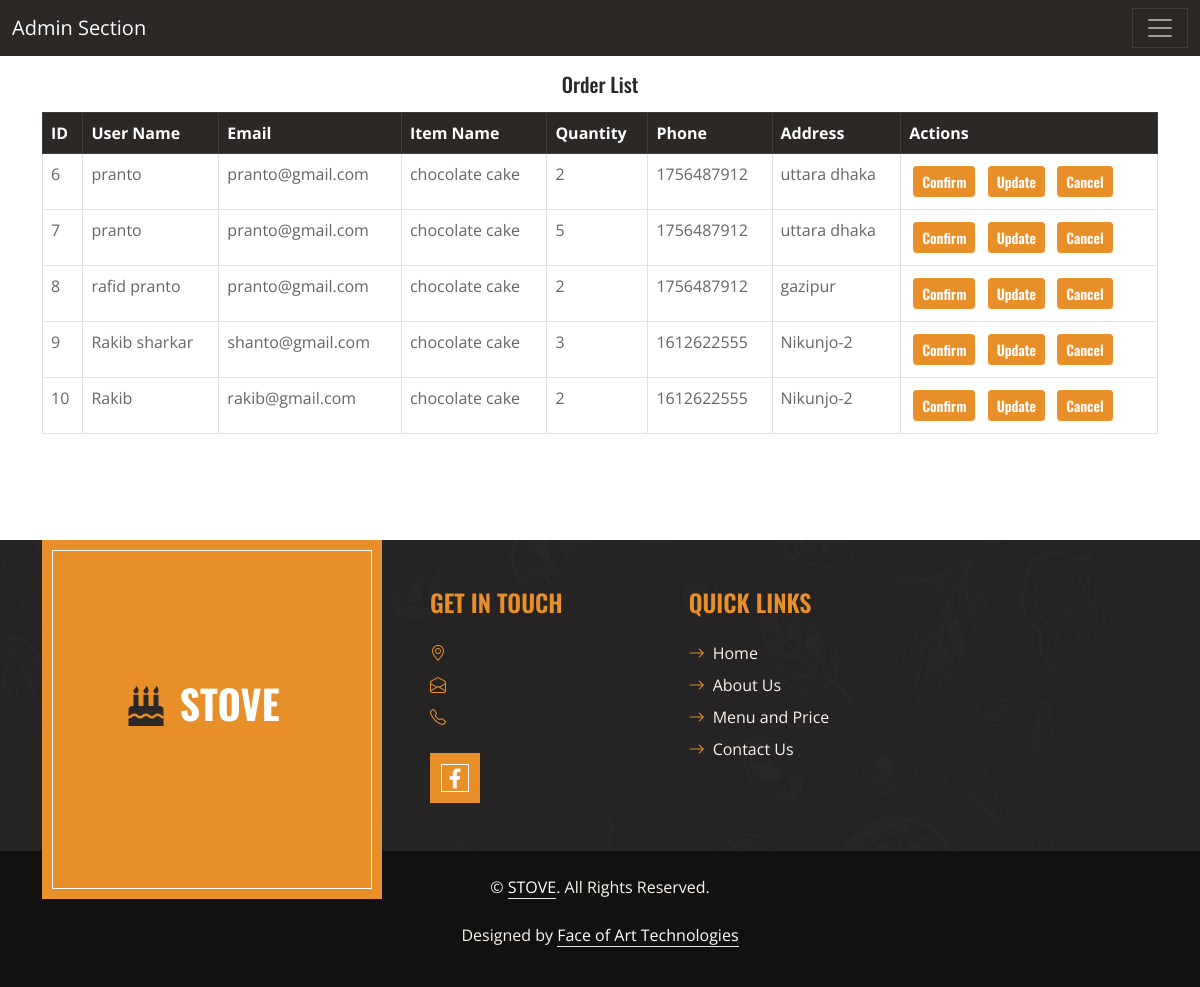
Screenshot of /orderList.php (signed in) with the database file from the repository.
### tables this page shows
CREATE TABLE IF NOT EXISTS `order` (
`orderId` int(11) NOT NULL,
  `userEmail` varchar(40) NOT NULL,
  `userName` varchar(40) NOT NULL,
  `itemName` varchar(40) NOT NULL,
  `quantity` int(11) NOT NULL,
  `phone` decimal(15,0) NOT NULL,
  `userAddress` varchar(255) NOT NULL
);

### orderList.php (the view, shortened to what this page needs)
<!DOCTYPE html>
<html lang="en">
<head>
    <link href="https://cdnjs.cloudflare.com/ajax/libs/font-awesome/5.10.0/css/all.min.css" rel="stylesheet">
    <link href="https://cdn.jsdelivr.net/npm/bootstrap-icons@1.4.1/font/bootstrap-icons.css" rel="stylesheet">
    <link href="lib/owlcarousel/assets/owl.carousel.min.css" rel="stylesheet">
    <link href="css/bootstrap.min.css" rel="stylesheet">
    <link href="css/style.css" rel="stylesheet">
</head>
<body>
    <?php require './resource/sidebar.php'?>
    <div class="container bg-light overflow-auto">
        <h5 class="text-center my-3">Order List</h5>
        <table class="table table-bordered table-hover">
            <thead class="table-dark">
                <tr>
                    <th scope="col">ID</th>
                    <th scope="col">User Name</th>
                    <th scope="col">Email</th>
                    <th scope="col">Item Name</th>
                    <th scope="col">Quantity</th>
                    <th scope="col">Phone</th>
                    <th scope="col">Address</th>
                    <th scope="col">Actions</th>
                </tr>
            </thead>
            <tbody>
                <?php
                    require './db/db.php';
                    $sql = "SELECT * FROM `order` ORDER BY `orderId`";
                    $result = mysqli_query($conn, $sql);
                    while ($row = mysqli_fetch_assoc($result)) {
                        echo " <tr>
                        <td>" . $row['orderId'] . "</td>
                        <td>" . $row['userName'] . "</td>
                        <td>" . $row['userEmail'] . "</td>
                        <td>" . $row['itemName'] . "</td>
                        <td>" . $row['quantity'] . "</td>
                        <td>" . $row['phone'] . "</td>
                        <td>" . $row['userAddress'] . "</td>
                        <td>
                        <button class='confirm m-1 btn btn-sm btn-primary'>Confirm</button>
                        <button class='update m-1 btn btn-sm btn-primary'>Update</button>
                        <button class='delete m-1 btn btn-sm btn-primary'>Cancel</button>
                        </td>
                        </tr>";
                    }
                ?>
            </tbody>
        </table>
    </div>
    <?php require './resource/footer.php'?>
</body>
</html>

### css/style.css (style rules this page uses)
:root { --primary: #E88F2A; --secondary: #FAF3EB; --light: #FFFFFF; --dark: #2B2825; }
h5, h6, .font-weight-medium { font-weight: 500 !important; }
.btn { font-family: 'Oswald', sans-serif; font-weight: 600; transition: .5s; }
.btn-primary { color: #FFFFFF; }

### rows the page displays
order: orderId "6", userName "pranto", userEmail "pranto@gmail.com", itemName "chocolate cake", quantity "2", phone "1756487912", userAddress "uttara dhaka"
order: orderId "7", userName "pranto", userEmail "pranto@gmail.com", itemName "chocolate cake", quantity "5", phone "1756487912", userAddress "uttara dhaka"
order: orderId "8", userName "rafid pranto", userEmail "pranto@gmail.com", itemName "chocolate cake", quantity "2", phone "1756487912", userAddress "gazipur"
order: orderId "9", userName "Rakib sharkar", userEmail "shanto@gmail.com", itemName "chocolate cake", quantity "3", phone "1612622555", userAddress "Nikunjo-2"
order: orderId "10", userName "Rakib", userEmail "rakib@gmail.com", itemName "chocolate cake", quantity "2", phone "1612622555", userAddress "Nikunjo-2"
